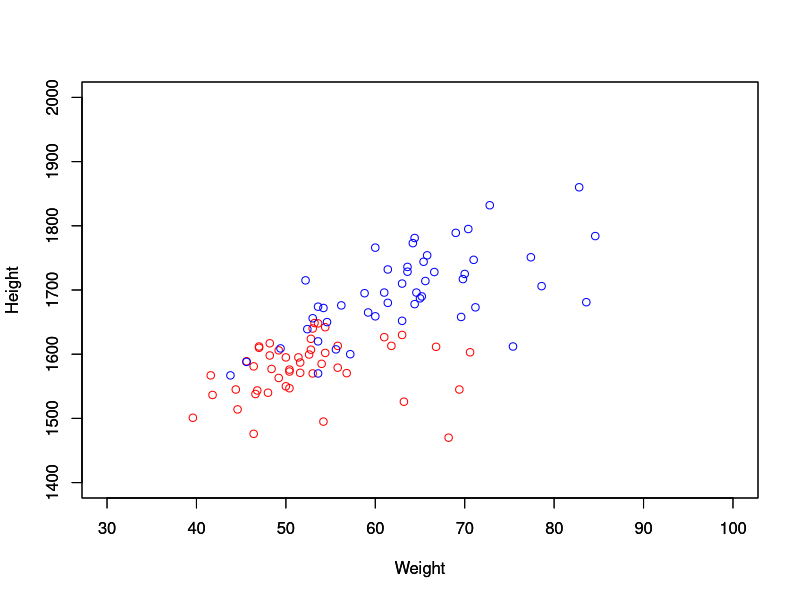

Source code (R):
##################################################
# 9-17A
##################################################

# データ読み込み
Body <- read.table("SampleData03_forR2.csv",
                   header=TRUE,
                   sep=",")

# 女性データ抽出
Body_F <- subset(Body, Sex=="F")

# 男性データ抽出
Body_M <- subset(Body, Sex=="M")

# 散布図
plot(Body_F[,7], Body_F[,8],
     xlab="Weight",
     ylab="Height",
     col="red",
     xlim=c(30,100),
     ylim=c(1400,2000),
     pch=21)

# 重ね描き
par(new=TRUE)

plot(Body_M[,7], Body_M[,8],
     xlab="Weight",
     ylab="Height",
     col="blue",
     xlim=c(30,100),
     ylim=c(1400,2000),
     pch=21)
